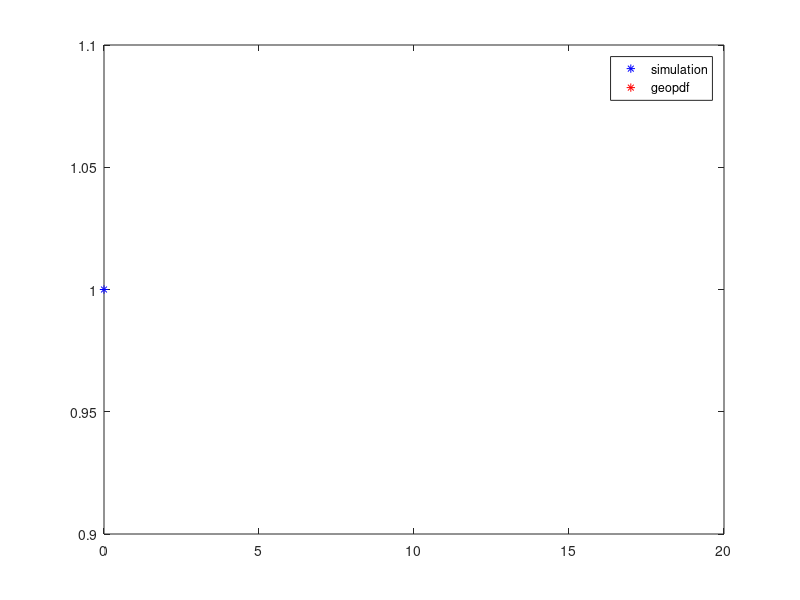

Write MATLAB code to recreate this figure.
clear
p = input('p = ');   % probability
N = input('N = ');   % number of simulations

for i = 1 : N
    X(i) = 0;
    while rand >= p
        X(i) = X(i) + 1;
    endwhile
endfor

K = 0 : 20;
U_X = unique(X);
n_X = hist(X, length(U_X));
rel_freq = n_X/N;

plot(U_X, rel_freq, "b*", K, geopdf(K, p), "r*")
legend("simulation", "geopdf")
